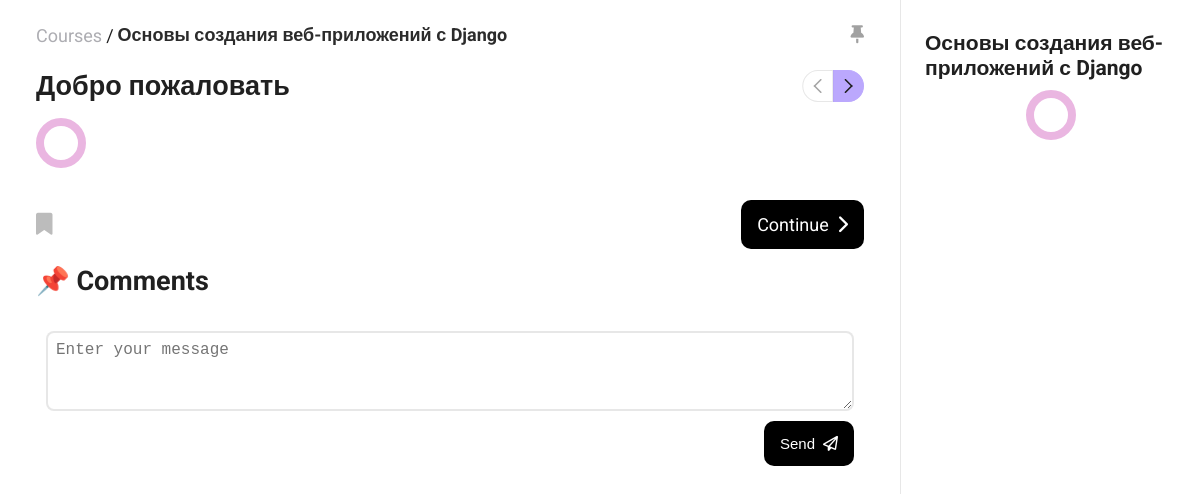
Screenshot of /courses/1/1/ (signed in) with the database file from the repository.
### course/models.py (models this page shows, shortened)
class Course(models.Model):
    LEVEL = (
        ('Beginner', 'Beginner'),
        ('Intermediate', 'Intermediate'),
        ('Expert', 'Expert'),
    )
    title = models.CharField(max_length=250)
    user = models.ForeignKey(User, on_delete=models.CASCADE)
    image = models.ImageField(upload_to='courses', blank=True)
    tags = models.ManyToManyField(Tag, blank=True)
    about = RichTextField(blank=True)
    level = models.CharField(max_length=13, choices=LEVEL)
    public = models.BooleanField(default=False)
    likes = models.ManyToManyField(User, blank=True, related_name='likes')
    course_titles = models.ManyToManyField('Title', through='TitleOrder', blank=True, default=[],
                                           related_name='course_titles')
    users_who_registered = models.ManyToManyField(User, related_name='users_who_registered', blank=True)
    created = models.DateTimeField(auto_now_add=True)
    updated = models.DateTimeField(auto_now=True)
    class Meta:
        ordering = ['-created']

class Task(models.Model):
    TYPE = (
        ('TaskText', 'TaskText'),
        ('TaskVideo', 'TaskVideo'),
        ('TaskProject', 'TaskProject'),
        ('TaskQuestions', 'TaskQuestions'),
        ('TaskCode', 'TaskCode'),
    )
    title = models.CharField(max_length=255)
    type = models.CharField(max_length=20, choices=TYPE, blank=True)
    points = models.IntegerField(default=0)
    bookmarks = models.ManyToManyField(User, related_name='task_bookmarks', blank=True)
    def task_directory_path(instance, filename):
        extension = filename.split('.')[-1]
        new_filename = f'{instance.id}_document_{uuid.uuid4().hex[:10]}.{extension}'
        return f'courses/tasks/{instance.id}/video/{new_filename}'
    video = models.FileField(upload_to=task_directory_path, blank=True)
    text = RichTextField(default="", blank=True)
    urls = models.ManyToManyField("TaskURLField", default=[], blank=True)
    questions = models.ManyToManyField("Question", default=[], blank=True)
    code_tasks = models.ManyToManyField("CodeTask", default=[], blank=True)
    public = models.BooleanField(default=False)
    users_who_completed = models.ManyToManyField(User, related_name='users_who_completed_task', blank=True)
    created = models.DateTimeField(auto_now_add=True)
    updated = models.DateTimeField(auto_now=True)

### course/views/course.py (the view)
# urls.py: path('<int:id>/<int:task_id>/', course.course_task, name='task'),
@login_required(login_url='auth:sign-in')
def course_task(request, id: int, task_id: int):
    course = get_object_or_404(Course, pk=id)
    task = get_object_or_404(Task, pk=task_id)
    return render(request, 'course/task.html', {
        'task': task,
        'course': course,
    })

### course/templates/course/task.html (shortened to what this page needs)
{% include 'main.html' %}
{% block title %}
    <link rel="stylesheet" href="/static/css/courses/task.css">
    <link rel="stylesheet" href="/static/css/courses/comment.css">
    <link rel="stylesheet" href="/static/css/components/tasks__loader.css">
{% endblock title %}
{% block content %}
<div class="task__page" id="TaskPage" style="grid-template-columns: 3fr 1fr; ">
    <div class="task__page__left">
        <div class="task__page__left__top">
            <div>
                <a href='{% url 'course:courses' %}'>
                    <span>Courses</span>
                </a> /
                <a href='{% url 'course:course' course.id %}'>
                    <b>{{ course.title }}</b>
                </a>
            </div>
            <button class="task__page__right__thumbtack" id="ShowHideTitleTaskList">
                <i class="fa-solid fa-thumbtack"></i>
            </button>
        </div>
        <div class="task__page__left__header">
            <div class="task__page__left__header__left">
                <h2>{{task.title}}</h2>
            </div>
            <div class="task__page__left__header__right">
                <div class="task__page__left__header__buttons">
                    <a id="TaskPrevElement">
                        <svg width="13.25" height="23.75" viewBox="0 0 13.25 23.75" fill="none" xmlns="http://www.w3.org/2000/svg">
                            <path d="M1.26761 1.25L11.8734 11.8558"
                                    stroke="#202020"
                                    stroke-width="2.8"
                                    stroke-linecap="round"/>
                            <path d="M1.25 22.4146L11.8558 11.8088"
                                    stroke="#202020"
                                    stroke-width="2.8"
                                    stroke-linecap="round"/>
                      </svg>
                    </a>
                    <a id="TaskNextElement">
                        <svg width="13.25" height="23.75" viewBox="0 0 13.25 23.75" fill="none" xmlns="http://www.w3.org/2000/svg">
                            <path d="M1.26761 1.25L11.8734 11.8558"
                                  stroke="#202020"
                                  stroke-width="2.8"
                                  stroke-linecap="round"/>
                            <path d="M1.25 22.4146L11.8558 11.8088"
                                  stroke="#202020"
                                  stroke-width="2.8"
                                  stroke-linecap="round"/>
                      </svg>
                    </a>
                </div>
            </div>
        </div>
        <div class="task__page__left__content" id="TaskContent">
            <div class="tasks__loader"></div>
        </div>
         <div class="task__page__left__header task__page__left__footer">
            <div class="task__page__left__header__left">
                <button class="fa-solid fa-bookmark btn--bookmark" id="taskBookmark"></button>
            </div>
            <div class="task__page__left__header__right">
                <a class="btn" id="TaskContinue">Continue <i class="fa-solid fa-chevron-right"></i></a>
            </div>
         </div>
        <div class="task__page__left__comments comment" id="Comments">
            <h2>📌 Comments</h2>
            <div class="comment__pre__form" id="CreateTaskCommentForm"></div>
        </div>
    </div>
    <div class="task__page__right" id="TaskPageRight" style="width: 100%; display: flex;">
        <h3>{{ course.title }}</h3>
        <div class="task__page__right__context" id="taskList">
            <div class="pre__tasks__loader">
                <div class="tasks__loader"></div>
            </div>
        </div>
    </div>
</div>
{% endblock content %}

### static/css/main.css (style rules this page uses)
* { box-sizing: border-box; padding: 0; margin: 0; text-decoration: none; outline: none; border: none; }
body { background-color: var(--white); color: var(--primary); font-size: 18px; font-family: var(--Roboto); overflow-x: hidden; }
a { color: rgb(20,20,20,.9); }
.btn { padding: 14px 16px; border-radius: 10px; background-color: var(--black); color: var(--white); font-size: 18px; cursor: pointer; display: flex; justify-content: center; align-items: center; gap: 8px; }
a, button, input, textarea, select, textarea { transition: all .3s linear; }

### static/css/courses/task.css (style rules this page uses)
.task__page { display: grid; grid-template-columns: 3fr 1fr; height: 100vh; width: 100vw; overflow: hidden; }
.task__page__left { width: 100%; padding: 0 3vw; overflow-y: auto; padding-bottom: 15vh; }
.task__page__left__top { display: flex; justify-content: space-between; align-items: center; padding: 3vh 0; gap: 4px; }
.task__page__left__top div { display: flex; justify-content: start; align-items: center; gap: 4px; }
.task__page__left__header { display: flex; justify-content: space-between; align-items: center; width: 100%; margin-bottom: 2vh; }
.task__page__left__footer { margin: 4vh 0 2vh; }
.task__page__left__header__right { display: flex; justify-content: center; align-items: center; }
.task__page__left__header__buttons { display: flex; justify-content: center; align-items: center; }
.task__page__left__header__buttons a { cursor: pointer; border: 1.8px solid rgb(20,20,20,.1); padding: 8px; display: flex; justify-content: center; align-items: center; flex-direction: column; height: 32px; background-color: transparent; border-radius: 0 100% 100% 0; transition: all .3s linear; }
.task__page__left__header__buttons a svg { opacity: .4; }
.task__page__left__header__buttons a:first-child { rotate: 180deg; }
.task__page__left__header__buttons a:last-child { background-color: var(--violet); border-color: var(--violet); }
.task__page__left__header__buttons a:last-child svg { opacity: 1; }
.task__page__left__top span { color: #ADADB2; }
.task__page__left__content { text-align: justify; }
.task__page__left__content h2, h3 { margin-top: 6px; margin-bottom: 14px; }
.task__page__right { width: 100%; padding: 2vw 2vw 2vw 2vw; border-left: 1.5px solid rgb(20,20,20,.1); display: flex; justify-content: start; align-items: start; flex-direction: column; overflow-y: auto; position: relative; transition: all .3s ease-in-out; background-color: white; overflow-x: hidden; }
.task__page__right h3 { margin-bottom: 10px; }
.task__page__right__context { width: 100%; display: flex; flex-direction: column; }
.btn--bookmark { font-size: 22px; background-color: transparent; cursor: pointer; color: #bcbcbc; }
.task__page__right__thumbtack { position: relative; font-size: 18px; background-color: white; z-index: 3; cursor: pointer; color: rgba(20, 20, 20, .4); transition: all .3s ease-in-out; }

### static/css/courses/comment.css (style rules this page uses)
.comment { display: flex; justify-content: center; align-items: start; flex-direction: column; width: 100%; }
.comment h2 { margin-bottom: 3vh; }
.comment__pre__form { width: 100%; }

### static/css/components/tasks__loader.css (style rules this page uses)
.pre__tasks__loader { display: flex; justify-content: center; align-items: center; width: 100%; }
.tasks__loader { width: 50px; aspect-ratio: 1; border-radius: 50%; border: 8px solid var(--pink); animation: l20-1 0.8s infinite linear alternate, l20-2 1.6s infinite linear; }

### static/css/variables.css (style rules this page uses)
:root { --black: #000; --white: #fff; --primary: #202020; --lightYellow: #f2e6d9; --pink: #EAB6E1; --violet: #bba8fd; --lilac: #DDC1EA; --lightBlue: #F3F8FF; --blue: #DEECFF; --lightViolet: #C6CFFF; --lightLilac: #E8D3FF; --Roboto: 'Roboto', sans-serif; --PaytoneOne: 'Paytone One', sans-serif; }

### rows the page displays
Course: title "Основы создания веб-приложений с Django"
Task: title "Добро пожаловать"
